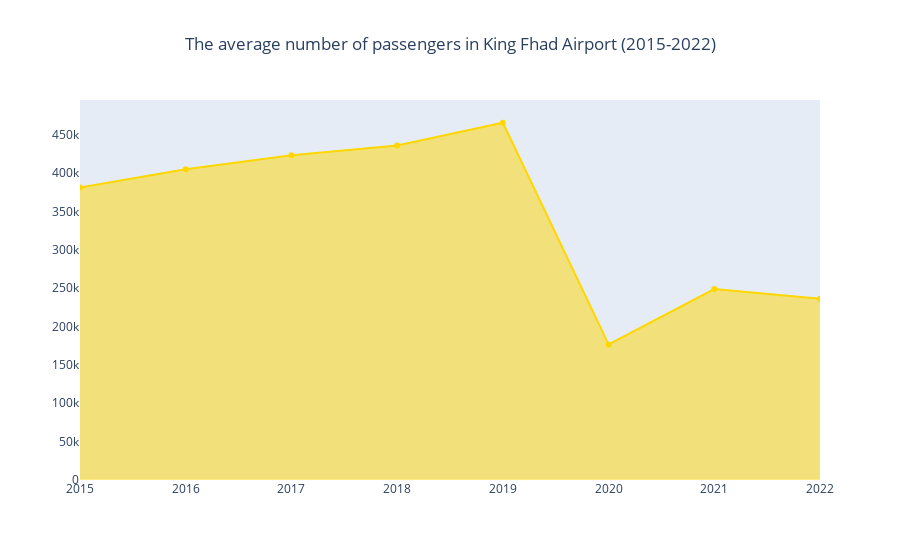

The notebook cell saved with this chart:
### Code cell
# Plot to show the mean number of passengers in dammam 
x = dammam.index
y = dammam.DMM
fig = go.Figure()
fig.add_trace(go.Scatter(x=x, y=y, fill='tozeroy',marker = dict(color = 'gold'))) # fill down to xaxis
# Hide grid lines
fig.update_layout(title_text='The average number of passengers in King Fhad Airport (2015-2022)', title_x=0.5)

fig.update_xaxes(showgrid=False)
fig.update_yaxes(showgrid=False)
fig.show()

### Figure 1 — Plotly figure (JSON) as saved in the notebook; plotly's stock layout.template omitted (floating-point values rounded to 4 significant figures)
{"data": [{"fill": "tozeroy", "marker": {"color": "gold"}, "type": "scatter", "x": [2015, 2016, 2017, 2018, 2019, 2020, 2021, 2022], "y": [381100.0, 404600.0, 422900.0, 435600.0, 465300.0, 176600.0, 248800.0, 236300.0]}], "layout": {"title": {"text": "The average number of passengers in King Fhad Airport (2015-2022)", "x": 0.5}, "xaxis": {"showgrid": false}, "yaxis": {"showgrid": false}}}
